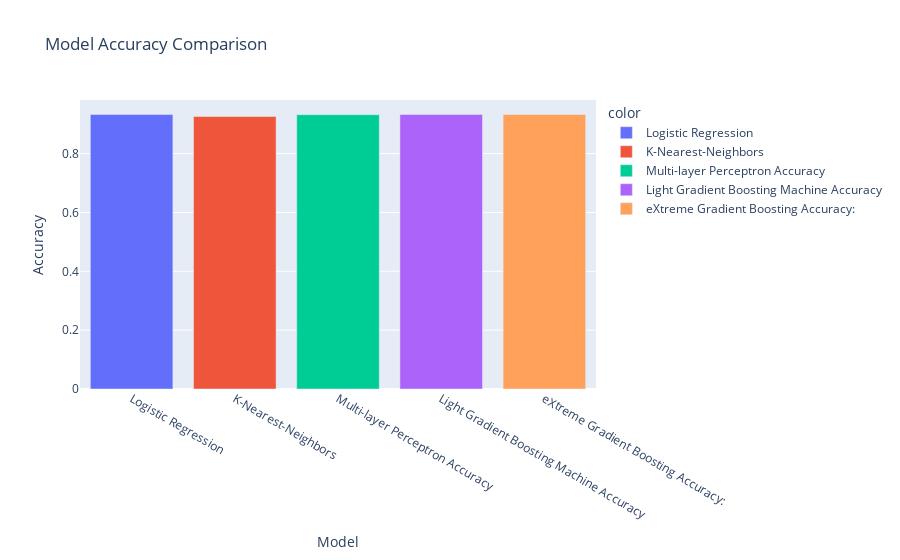

Notebook source saved alongside this figure:
### Code cell
fig = px.bar(
    x=["Logistic Regression", "K-Nearest-Neighbors","Multi-layer Perceptron Accuracy",  "Light Gradient Boosting Machine Accuracy", "eXtreme Gradient Boosting Accuracy:"],
    y=[log_acc, knn_acc, mlp_acc, lgbm_acc,xgboost_acc],
    color=["Logistic Regression", "K-Nearest-Neighbors", "Multi-layer Perceptron Accuracy", "Light Gradient Boosting Machine Accuracy", "eXtreme Gradient Boosting Accuracy:"],
    labels={'x': "Model", 'y': "Accuracy"},
    title="Model Accuracy Comparison"
)

fig.show()

### Figure 1 — Plotly figure (JSON) as saved in the notebook; plotly's stock layout.template omitted (floating-point values rounded to 4 significant figures)
{"data": [{"alignmentgroup": "True", "hovertemplate": "color=Logistic Regression<br>Model=%{x}<br>Accuracy=%{y}<extra></extra>", "legendgroup": "Logistic Regression", "marker": {"color": "#636efa", "pattern": {"shape": ""}}, "name": "Logistic Regression", "offsetgroup": "Logistic Regression", "orientation": "v", "showlegend": true, "textposition": "auto", "type": "bar", "x": ["Logistic Regression"], "xaxis": "x", "y": [0.9328], "yaxis": "y"}, {"alignmentgroup": "True", "hovertemplate": "color=K-Nearest-Neighbors<br>Model=%{x}<br>Accuracy=%{y}<extra></extra>", "legendgroup": "K-Nearest-Neighbors", "marker": {"color": "#EF553B", "pattern": {"shape": ""}}, "name": "K-Nearest-Neighbors", "offsetgroup": "K-Nearest-Neighbors", "orientation": "v", "showlegend": true, "textposition": "auto", "type": "bar", "x": ["K-Nearest-Neighbors"], "xaxis": "x", "y": [0.9261], "yaxis": "y"}, {"alignmentgroup": "True", "hovertemplate": "color=Multi-layer Perceptron Accuracy<br>Model=%{x}<br>Accuracy=%{y}<extra></extra>", "legendgroup": "Multi-layer Perceptron Accuracy", "marker": {"color": "#00cc96", "pattern": {"shape": ""}}, "name": "Multi-layer Perceptron Accuracy", "offsetgroup": "Multi-layer Perceptron Accuracy", "orientation": "v", "showlegend": true, "textposition": "auto", "type": "bar", "x": ["Multi-layer Perceptron Accuracy"], "xaxis": "x", "y": [0.9322], "yaxis": "y"}, {"alignmentgroup": "True", "hovertemplate": "color=Light Gradient Boosting Machine Accuracy<br>Model=%{x}<br>Accuracy=%{y}<extra></extra>", "legendgroup": "Light Gradient Boosting Machine Accuracy", "marker": {"color": "#ab63fa", "pattern": {"shape": ""}}, "name": "Light Gradient Boosting Machine Accuracy", "offsetgroup": "Light Gradient Boosting Machine Accuracy", "orientation": "v", "showlegend": true, "textposition": "auto", "type": "bar", "x": ["Light Gradient Boosting Machine Accuracy"], "xaxis": "x", "y": [0.9331], "yaxis": "y"}, {"alignmentgroup": "True", "hovertemplate": "color=eXtreme Gradient Boosting Accuracy:<br>Model=%{x}<br>Accuracy=%{y}<extra></extra>", "legendgroup": "eXtreme Gradient Boosting Accuracy:", "marker": {"color": "#FFA15A", "pattern": {"shape": ""}}, "name": "eXtreme Gradient Boosting Accuracy:", "offsetgroup": "eXtreme Gradient Boosting Accuracy:", "orientation": "v", "showlegend": true, "textposition": "auto", "type": "bar", "x": ["eXtreme Gradient Boosting Accuracy:"], "xaxis": "x", "y": [0.933], "yaxis": "y"}], "layout": {"barmode": "relative", "legend": {"title": {"text": "color"}, "tracegroupgap": 0}, "title": {"text": "Model Accuracy Comparison"}, "xaxis": {"anchor": "y", "domain": [0, 1], "title": {"text": "Model"}}, "yaxis": {"anchor": "x", "domain": [0, 1], "title": {"text": "Accuracy"}}}}
